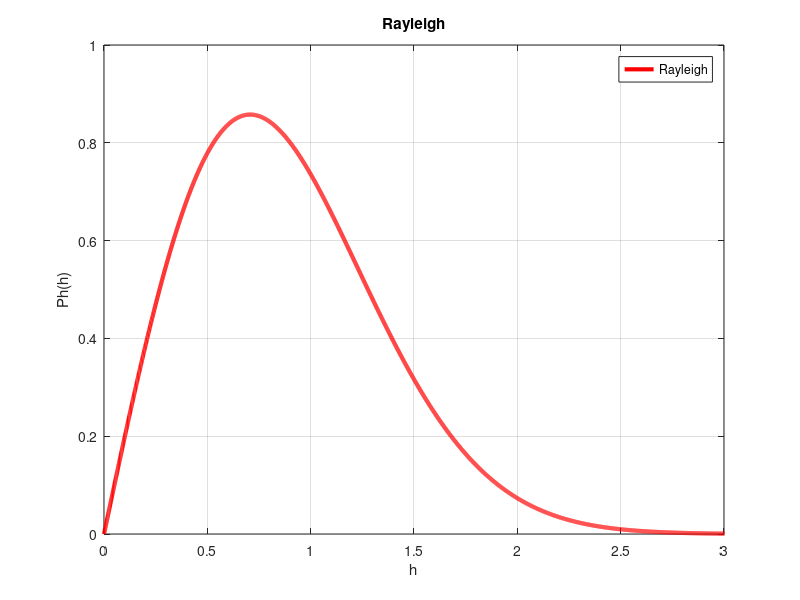
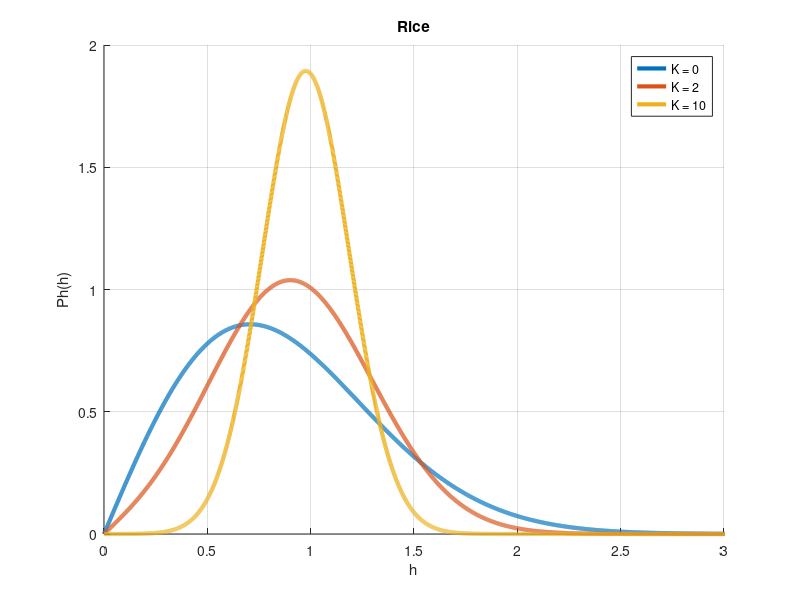
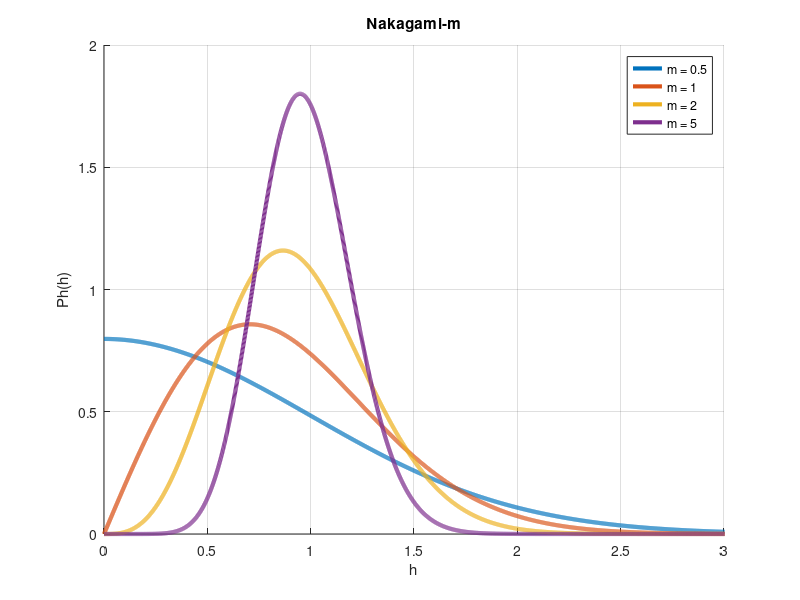

Source code (MATLAB) for these figures, in order:
%% Questão 1:
%{
Reproduzir as pdfs das distribuições Rayleigh, Rice e Nakagami-m. 
(Faça o upload dos três gráficos abaixo. 
%}
% Define the colors for the plots
colors = lines(4);

% Rayleigh Distribution
h = 0:0.001:100;
p_Ray = (2 * h) .* exp(-h.^2); % Pr médio = 1
figure
plot(h, p_Ray, 'r', 'Linewidth', 3)
xlim([0 3])
grid on
xlabel('h')
ylabel('Ph(h)')
title('Rayleigh')
legend('Rayleigh')

% Rice Distribution for K = [0 2 10]
K_values = [0 2 10];
figure
hold on
for i = 1:length(K_values)
    K = K_values(i);
    p_Rice = 2 .* h .* (K + 1) .* exp(-K - (K + 1) .* h.^2) .* besseli(0, 2 .* h .* sqrt(K * (K + 1)));
    plot(h, p_Rice, 'Color', colors(i,:), 'Linewidth', 3)
end
xlim([0 3])
grid on
xlabel('h')
ylabel('Ph(h)')
title('Rice')
legend(arrayfun(@(K) ['K = ', num2str(K)], K_values, 'UniformOutput', false))

% Nakagami-m Distribution for m = [0.5 1 2 5]
m_values = [0.5 1 2 5];
PrMed = 1;
figure
hold on
for i = 1:length(m_values)
    m = m_values(i);
    p_Nakagami = ((2 * m^m * h.^(2 * m - 1)) / (gamma(m) * PrMed^m)) .* exp(-m * h.^2 / PrMed);
    plot(h, p_Nakagami, 'Color', colors(i,:), 'Linewidth', 3)
end
xlim([0 3])
grid on
xlabel('h')
ylabel('Ph(h)')
title('Nakagami-m')
legend(arrayfun(@(m) ['m = ', num2str(m)], m_values, 'UniformOutput', false))
%% Questão 2:
%{
Considere um sistema operando na frequência de portadora de 900MHz, 
com o móvel a 120km/h. A largura de faixa é de 200kHz, e a duração de 
um símbolo é de 0.557ms. Assuma um espalhamento de atraso rms de 25 μs.

Classifique o canal em termos de seletividade em frequência e 
variação temporal
%}
Ts = 0.557e-3;
Bs = 200e3;
fc = 900e6;
v = 120/3.6;
sigma = 25e-6;
c = 3e8;
lambda = c/fc;
fm = v/lambda;
Tc = 1/fm;
Bc = 1/(5*sigma);
disp('O desvanescimento é ')
if(Ts>Tc)
    disp('Rapido');
else
    disp('Lento');
end
disp('Em tempo e');
if(Bs>Bc)
    disp('Seletivo');
else
    disp('Plano');
end
disp('Em frequência');
%% Questão 3
%{
Seja o seguinte perfil de potências discreto, de um canal de TV digital medido no Brasil.

 Atraso (μs)	0	0.3	3.5	4.4	9.5	12.7
 Potência (dB)	0	-12	-4	-7	-15	-22

Determine a banda de coerência (em kHz), com 50% de correlação. 
%}
atraso = [0	0.3	3.5	4.4	9.5	12.7].*1e-6;
PtdB = [0 -12 -4 -7	-15	-22];
PtLin = 10.^(PtdB/10);
tauMed = sum(atraso.*PtLin)/sum(PtLin);
tau2Med = sum((atraso.^2).*PtLin)/sum(PtLin);
sigma = sqrt(tau2Med - tauMed^2);
Bc = 1/(5*sigma);
disp(Bc)
